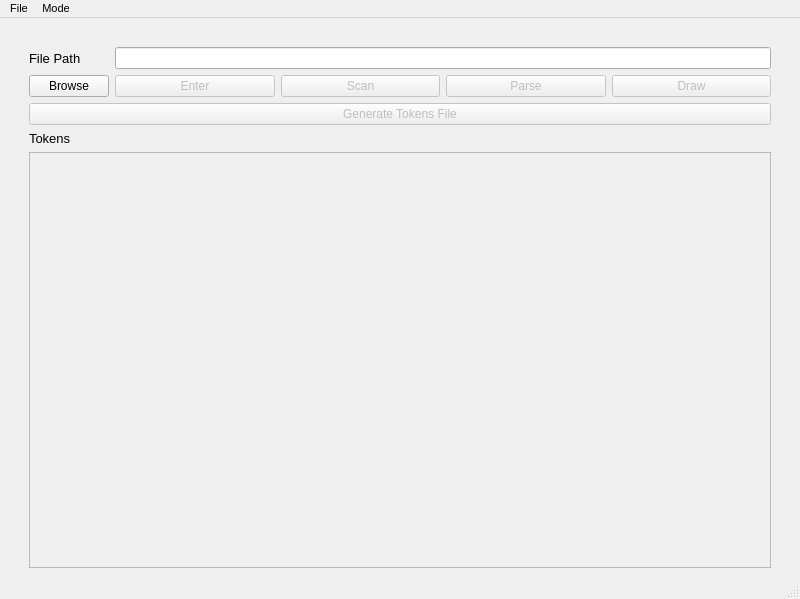
<?xml version="1.0" encoding="UTF-8"?>
<ui version="4.0">
 <class>MainWindow</class>
 <widget class="QMainWindow" name="MainWindow">
  <property name="geometry">
   <rect>
    <x>0</x>
    <y>0</y>
    <width>800</width>
    <height>599</height>
   </rect>
  </property>
  <property name="windowTitle">
   <string>MainWindow</string>
  </property>
  <widget class="QWidget" name="centralwidget">
   <layout class="QGridLayout" name="gridLayout">
    <item row="0" column="1">
     <spacer name="horizontalSpacer">
      <property name="orientation">
       <enum>Qt::Horizontal</enum>
      </property>
      <property name="sizeHint" stdset="0">
       <size>
        <width>40</width>
        <height>20</height>
       </size>
      </property>
     </spacer>
    </item>
    <item row="1" column="0" rowspan="2">
     <spacer name="verticalSpacer_2">
      <property name="orientation">
       <enum>Qt::Vertical</enum>
      </property>
      <property name="sizeHint" stdset="0">
       <size>
        <width>20</width>
        <height>453</height>
       </size>
      </property>
     </spacer>
    </item>
    <item row="1" column="1">
     <layout class="QHBoxLayout" name="horizontalLayout_2">
      <item>
       <layout class="QVBoxLayout" name="verticalLayout_3">
        <item>
         <widget class="QLabel" name="label">
          <property name="font">
           <font>
            <pointsize>10</pointsize>
           </font>
          </property>
          <property name="text">
           <string>File Path</string>
          </property>
         </widget>
        </item>
        <item>
         <widget class="QPushButton" name="browseButton">
          <property name="text">
           <string>Browse</string>
          </property>
         </widget>
        </item>
       </layout>
      </item>
      <item>
       <layout class="QVBoxLayout" name="verticalLayout_2">
        <item>
         <widget class="QLineEdit" name="lineEdit"/>
        </item>
        <item>
         <layout class="QHBoxLayout" name="horizontalLayout">
          <item>
           <widget class="QPushButton" name="EnterButton">
            <property name="enabled">
             <bool>false</bool>
            </property>
            <property name="text">
             <string>Enter</string>
            </property>
           </widget>
          </item>
          <item>
           <widget class="QPushButton" name="scanButton">
            <property name="enabled">
             <bool>false</bool>
            </property>
            <property name="text">
             <string>Scan</string>
            </property>
           </widget>
          </item>
          <item>
           <widget class="QPushButton" name="parseButton">
            <property name="enabled">
             <bool>false</bool>
            </property>
            <property name="text">
             <string>Parse</string>
            </property>
           </widget>
          </item>
          <item>
           <widget class="QPushButton" name="drawButton">
            <property name="enabled">
             <bool>false</bool>
            </property>
            <property name="text">
             <string>Draw</string>
            </property>
           </widget>
          </item>
         </layout>
        </item>
       </layout>
      </item>
     </layout>
    </item>
    <item row="1" column="2" rowspan="2">
     <spacer name="verticalSpacer">
      <property name="orientation">
       <enum>Qt::Vertical</enum>
      </property>
      <property name="sizeHint" stdset="0">
       <size>
        <width>20</width>
        <height>524</height>
       </size>
      </property>
     </spacer>
    </item>
    <item row="2" column="1">
     <layout class="QVBoxLayout" name="verticalLayout">
      <item>
       <widget class="QPushButton" name="generateButton">
        <property name="enabled">
         <bool>false</bool>
        </property>
        <property name="text">
         <string>Generate Tokens File</string>
        </property>
       </widget>
      </item>
      <item>
       <widget class="QLabel" name="label_2">
        <property name="font">
         <font>
          <pointsize>10</pointsize>
         </font>
        </property>
        <property name="text">
         <string>Tokens</string>
        </property>
       </widget>
      </item>
      <item>
       <widget class="QPlainTextEdit" name="plainTextEdit">
        <property name="enabled">
         <bool>false</bool>
        </property>
       </widget>
      </item>
     </layout>
    </item>
   </layout>
  </widget>
  <widget class="QMenuBar" name="menubar">
   <property name="geometry">
    <rect>
     <x>0</x>
     <y>0</y>
     <width>800</width>
     <height>24</height>
    </rect>
   </property>
   <property name="font">
    <font>
     <pointsize>8</pointsize>
    </font>
   </property>
   <widget class="QMenu" name="menuMode">
    <property name="font">
     <font>
      <pointsize>8</pointsize>
     </font>
    </property>
    <property name="title">
     <string>Mode</string>
    </property>
    <addaction name="actionlightmode"/>
   </widget>
   <widget class="QMenu" name="menuFile">
    <property name="font">
     <font>
      <pointsize>8</pointsize>
      <strikeout>false</strikeout>
     </font>
    </property>
    <property name="title">
     <string>File</string>
    </property>
    <addaction name="actionClose"/>
   </widget>
   <addaction name="menuFile"/>
   <addaction name="menuMode"/>
  </widget>
  <widget class="QStatusBar" name="statusbar"/>
  <action name="actionlightmode">
   <property name="checkable">
    <bool>true</bool>
   </property>
   <property name="text">
    <string>Light</string>
   </property>
   <property name="font">
    <font>
     <pointsize>8</pointsize>
    </font>
   </property>
  </action>
  <action name="actionClose">
   <property name="text">
    <string>Close</string>
   </property>
   <property name="font">
    <font>
     <pointsize>8</pointsize>
    </font>
   </property>
  </action>
 </widget>
 <resources/>
 <connections/>
</ui>
